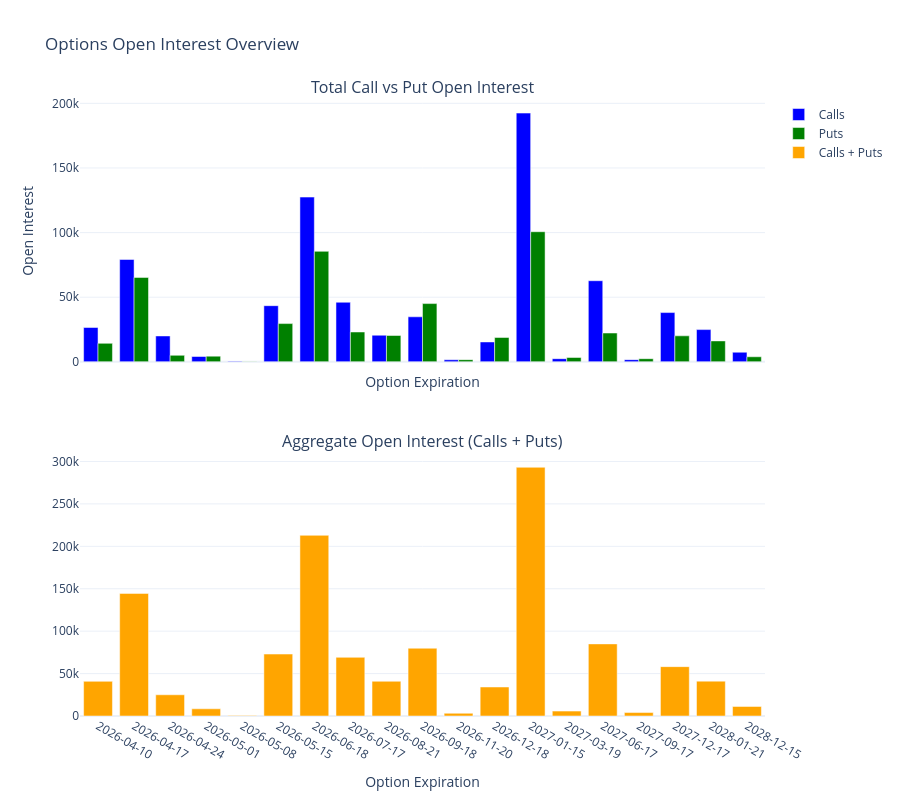

Write notebook code for a chart like this one.
### Code cell
import plotly.graph_objects as go
from plotly.subplots import make_subplots

# Compute totals
total_oi_calls = [call_contract_chain[exp]['openInterest'].sum() for exp in expirations]
total_oi_puts = [put_contract_chain[exp]['openInterest'].sum() for exp in expirations]
dte_list = [call_contract_chain[exp]['Days Till Expiration'].iloc[0] for exp in expirations]

# Aggregate total OI (calls + puts)
total_oi_all = [c + p for c, p in zip(total_oi_calls, total_oi_puts)]

# Convert expirations to string for categorical x-axis
exp_labels = [str(exp) for exp in expirations]

# Create subplots (2 rows)
fig = make_subplots(rows=2, cols=1, shared_xaxes=True, vertical_spacing=0.15,
                    subplot_titles=('Total Call vs Put Open Interest', 'Aggregate Open Interest (Calls + Puts)'))

# --- Top plot: Calls vs Puts ---
fig.add_trace(go.Bar(
    x=exp_labels,
    y=total_oi_calls,
    name='Calls',
    marker_color='blue',
    hovertemplate='Expiration: %{x}<br>Total Call OI: %{y}<br>DTE: %{customdata}',
    customdata=dte_list
), row=1, col=1)

fig.add_trace(go.Bar(
    x=exp_labels,
    y=total_oi_puts,
    name='Puts',
    marker_color='green',
    hovertemplate='Expiration: %{x}<br>Total Put OI: %{y}<br>DTE: %{customdata}',
    customdata=dte_list
), row=1, col=1)

# --- Bottom plot: Aggregate OI ---
fig.add_trace(go.Bar(
    x=exp_labels,
    y=total_oi_all,
    name='Calls + Puts',
    marker_color='orange',
    hovertemplate='Expiration: %{x}<br>Aggregate OI: %{y}<br>DTE: %{customdata}',
    customdata=dte_list
), row=2, col=1)

# Layout
fig.update_layout(
    title='Options Open Interest Overview',
    xaxis_title='Option Expiration',
    yaxis_title='Open Interest',
    barmode='group',
    template='plotly_white',
    height=800
)

# Bottom x-axis title
fig.update_xaxes(title_text='Option Expiration', row=2, col=1)

# Force categorical x-axis to remove gaps
fig.update_xaxes(type='category', row=1, col=1)
fig.update_xaxes(type='category', row=2, col=1)

fig.show()

### Figure 1 — Plotly figure (JSON) as saved in the notebook; plotly's stock layout.template omitted (floating-point values rounded to 4 significant figures)
{"data": [{"customdata": [5, 12, 19, 26, 33, 40, 74, 103, 138, 166, 229, 257, 285, 348, 438, 530, 621, 656, 985], "hovertemplate": "Expiration: %{x}<br>Total Call OI: %{y}<br>DTE: %{customdata}", "marker": {"color": "blue"}, "name": "Calls", "type": "bar", "x": ["2026-04-10", "2026-04-17", "2026-04-24", "2026-05-01", "2026-05-08", "2026-05-15", "2026-06-18", "2026-07-17", "2026-08-21", "2026-09-18", "2026-11-20", "2026-12-18", "2027-01-15", "2027-03-19", "2027-06-17", "2027-09-17", "2027-12-17", "2028-01-21", "2028-12-15"], "xaxis": "x", "y": [26556, 79196, 20003, 4097, 484, 43431, 127478, 46083, 20573, 34823, 1586, 15359, 192481, 2418, 62739, 1664, 38101, 24937, 7416], "yaxis": "y"}, {"customdata": [5, 12, 19, 26, 33, 40, 74, 103, 138, 166, 229, 257, 285, 348, 438, 530, 621, 656, 985], "hovertemplate": "Expiration: %{x}<br>Total Put OI: %{y}<br>DTE: %{customdata}", "marker": {"color": "green"}, "name": "Puts", "type": "bar", "x": ["2026-04-10", "2026-04-17", "2026-04-24", "2026-05-01", "2026-05-08", "2026-05-15", "2026-06-18", "2026-07-17", "2026-08-21", "2026-09-18", "2026-11-20", "2026-12-18", "2027-01-15", "2027-03-19", "2027-06-17", "2027-09-17", "2027-12-17", "2028-01-21", "2028-12-15"], "xaxis": "x", "y": [14298, 65311, 5018, 4390, 189, 29575, 85489, 23071, 20349, 45050, 1658, 18834, 100667, 3352, 22271, 2404, 20094, 16156, 3893], "yaxis": "y"}, {"customdata": [5, 12, 19, 26, 33, 40, 74, 103, 138, 166, 229, 257, 285, 348, 438, 530, 621, 656, 985], "hovertemplate": "Expiration: %{x}<br>Aggregate OI: %{y}<br>DTE: %{customdata}", "marker": {"color": "orange"}, "name": "Calls + Puts", "type": "bar", "x": ["2026-04-10", "2026-04-17", "2026-04-24", "2026-05-01", "2026-05-08", "2026-05-15", "2026-06-18", "2026-07-17", "2026-08-21", "2026-09-18", "2026-11-20", "2026-12-18", "2027-01-15", "2027-03-19", "2027-06-17", "2027-09-17", "2027-12-17", "2028-01-21", "2028-12-15"], "xaxis": "x2", "y": [40854, 144507, 25021, 8487, 673, 73006, 212967, 69154, 40922, 79873, 3244, 34193, 293148, 5770, 85010, 4068, 58195, 41093, 11309], "yaxis": "y2"}], "layout": {"annotations": [{"font": {"size": 16}, "showarrow": false, "text": "Total Call vs Put Open Interest", "x": 0.5, "xanchor": "center", "xref": "paper", "y": 1, "yanchor": "bottom", "yref": "paper"}, {"font": {"size": 16}, "showarrow": false, "text": "Aggregate Open Interest (Calls + Puts)", "x": 0.5, "xanchor": "center", "xref": "paper", "y": 0.425, "yanchor": "bottom", "yref": "paper"}], "barmode": "group", "height": 800, "title": {"text": "Options Open Interest Overview"}, "xaxis": {"anchor": "y", "domain": [0, 1], "matches": "x2", "showticklabels": false, "title": {"text": "Option Expiration"}, "type": "category"}, "xaxis2": {"anchor": "y2", "domain": [0, 1], "title": {"text": "Option Expiration"}, "type": "category"}, "yaxis": {"anchor": "x", "domain": [0.575, 1], "title": {"text": "Open Interest"}}, "yaxis2": {"anchor": "x2", "domain": [0, 0.425]}}}
